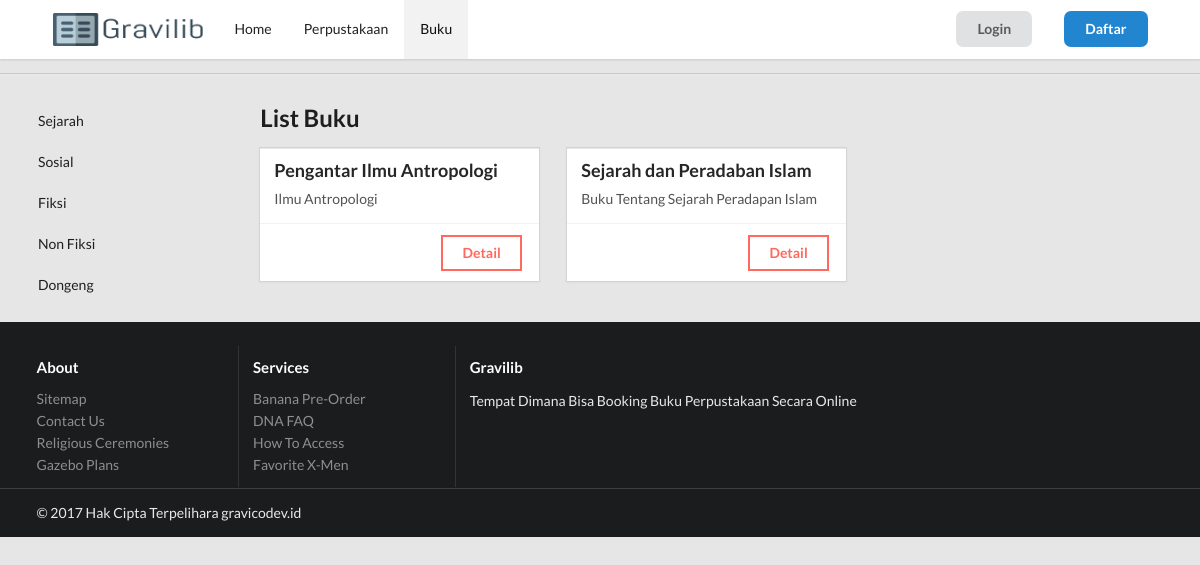
The page /?p=content-book&data=1 on the database its author committed.
### tables this page shows
CREATE TABLE `kategori` (
  `id_kategori` int(11) NOT NULL,
  `kategori` varchar(128) NOT NULL
);

CREATE TABLE `buku` (
  `id_buku` int(11) NOT NULL,
  `nama_buku` varchar(128) NOT NULL,
  `tahun_terbit` date NOT NULL,
  `deskripsi_buku` varchar(128) NOT NULL,
  `id_kategori` int(11) NOT NULL,
  `id_penerbit` int(11) NOT NULL,
  `id_perpus` int(11) NOT NULL
);

### view/content-book.php (the view, shortened to what this page needs)
<div class="ui divider"></div>
  <div class="ui grid">
    <div class="three wide column" id="side">
      <div class="ui secondary vertical fluid menu">
      <?php
                $connection = mysql_connect("localhost", "root", "") or die("gak isok konek");
                $query = mysql_query("select * from kategori", $connection);
                while($data = mysql_fetch_assoc($query)){
                  echo  '<a class="item" href="?p=content-book&data='.$data['id_kategori'].'">'.
                    $data['kategori'].
                    '</a>';
                  }
        ?>
      </div>
    </div>
    <div class="twelve wide column">
    <h2>List Buku</h2>
        <div class="ui container">
                                <div class="ui three stackable cards">
                                <?php
                                  $kategoridata = $_GET['data'];
                                $querybuku = mysql_query("select * from buku WHERE id_kategori='$kategoridata' ORDER BY id_buku DESC", $connection);
                                while($databuku = mysql_fetch_assoc($querybuku)){
                                    echo '<div class="card">';
                                    echo '<div class="content">';
                                    echo '<div class="header">'.$databuku['nama_buku'].'</div>';
                                    echo '<div class="description">
                                              '.$databuku['deskripsi_buku'].'
                                            </div>';
                                    echo '</div>';
                                    echo '<div class="extra content">';
                                    echo '<span class="right floated">';
                                     echo '<a class="ui inverted red button" href="?p=detail-book&buku='.$databuku['id_buku'].'">Detail</a>';
                                    echo '</span>';
                                    echo  '</div>';
                                    echo  '</div>';
                                      }
                                ?>
                                </div>
                            </div>
    </div>

### public/css/app.css (style rules this page uses)
.ui.button, .ui.basic.button { border-radius: 0; }
.ui.card, .ui.cards > .card { border: none; border-radius: 0; }
.ui.vertical.menu > .item:last-child { border-radius: 0 0 0 0; }
.ui.grid { margin-top: 10px; }
body { background: #e6e6e6; background-color: #e6e6e6; }
#side { margin-left: 30px; }

### rows shown on the page
kategori: kategori "Sejarah"
kategori: kategori "Sosial"
kategori: kategori "Fiksi"
kategori: kategori "Non Fiksi"
kategori: kategori "Dongeng"
buku: nama_buku "Pengantar Ilmu Antropologi", deskripsi_buku "Ilmu Antropologi"
buku: nama_buku "Sejarah dan Peradaban Islam", deskripsi_buku "Buku Tentang Sejarah Peradapan Islam"
